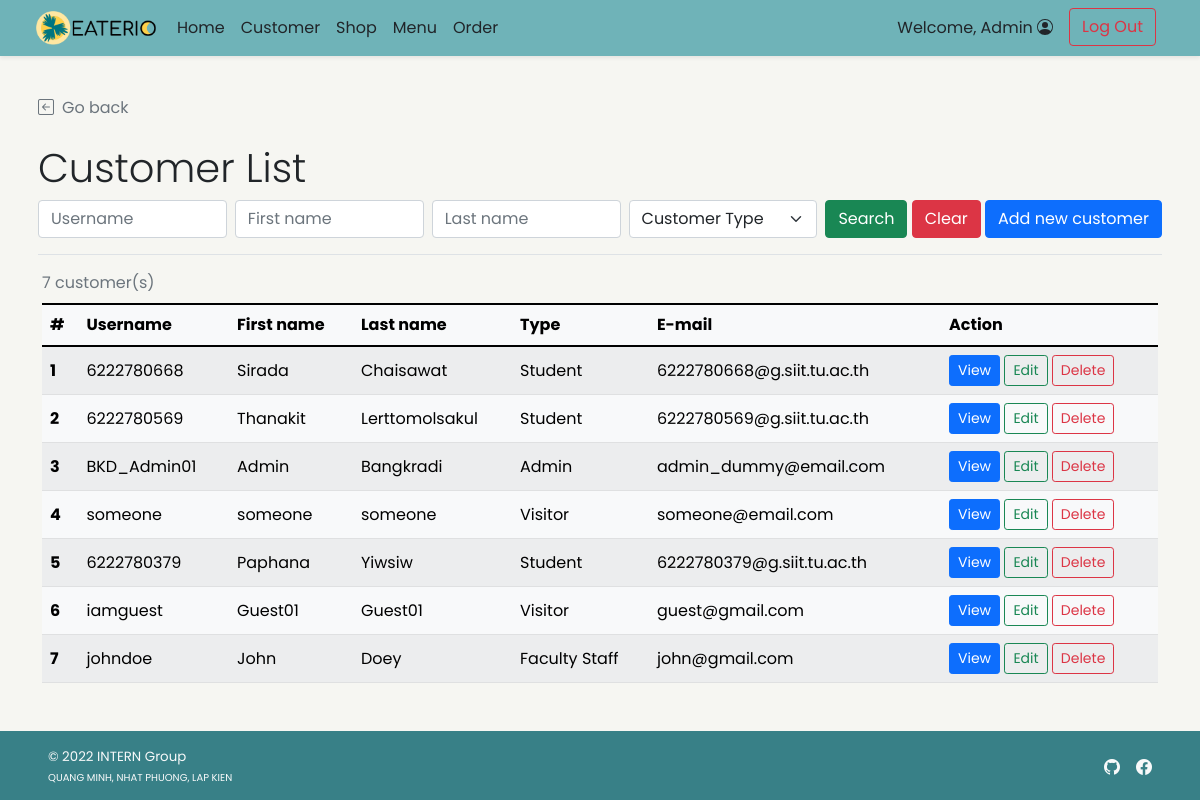
Page /admin/admin_customer_list.php (signed in) on the earlier database version.
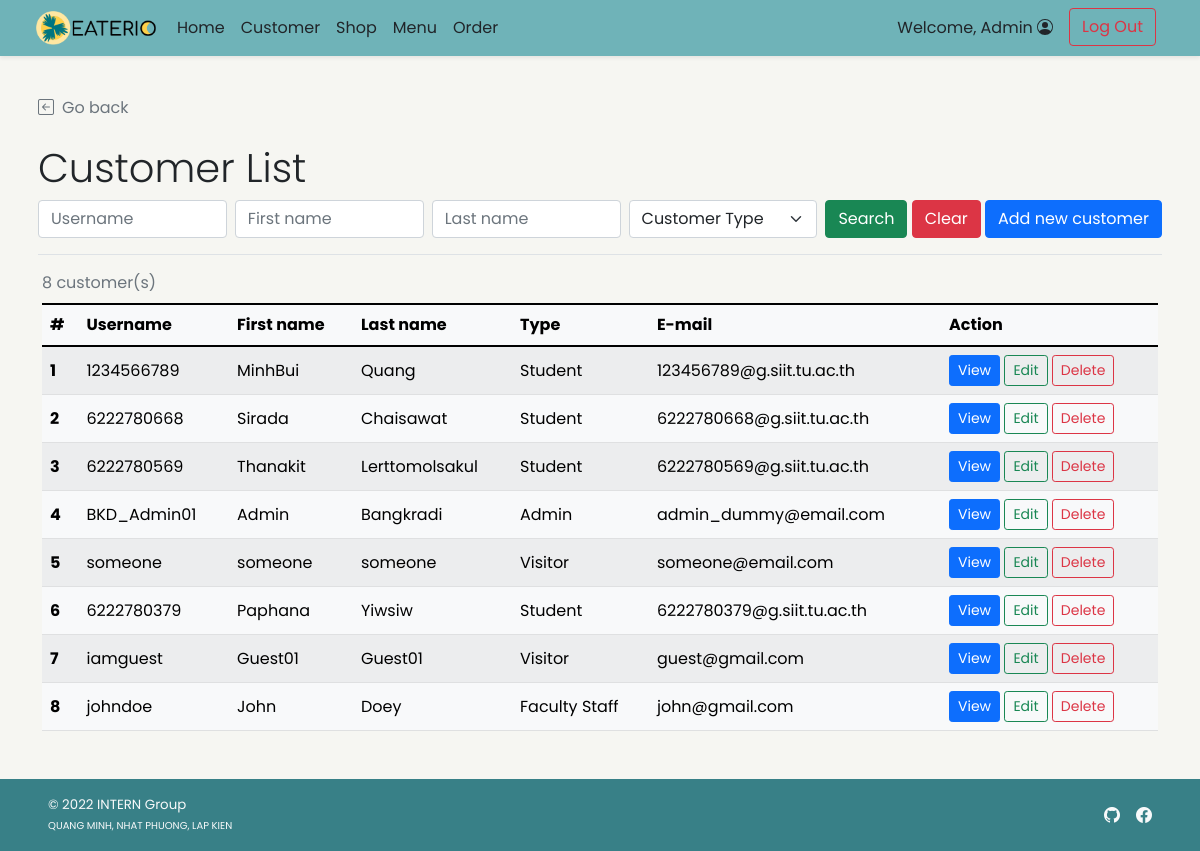
Same page on the later database version.
### tables this page shows
CREATE TABLE `customer` (
  `c_id` int(11) NOT NULL,
  `c_username` varchar(45) NOT NULL,
  `c_pwd` varchar(45) NOT NULL,
  `c_firstname` varchar(45) NOT NULL,
  `c_lastname` varchar(45) NOT NULL,
  `c_email` varchar(100) NOT NULL,
  `c_gender` varchar(1) NOT NULL COMMENT 'M for Male, F for Female',
  `c_type` varchar(3) NOT NULL COMMENT 'Type of customer in this canteen (STD for student, INS for instructor, STF for staff, GUE for guest, ADM for admin, OTH for other)'
);

### admin/admin_customer_list.php (the view, shortened to what this page needs)
<!DOCTYPE html>
<html lang="en" class="h-100">
<head>
    <?php
        include("../conn_db.php");
        include('../head.php');
    ?>
    <link href="../css/main.css" rel="stylesheet">
</head>
<body class="d-flex flex-column h-100">
    <?php include('nav_header_admin.php')?>
    <div class="container p-2 pb-0" id="admin-dashboard">
        <div class="mt-4 border-bottom">
            <a class="nav nav-item text-decoration-none text-muted mb-2" href="#" onclick="history.back();">
                <i class="bi bi-arrow-left-square me-2"></i>Go back
            </a>
            <h2 class="pt-3 display-6">Customer List</h2>
            <form class="form-floating mb-3" method="GET" action="admin_customer_list.php">
                <div class="row g-2">
                    <div class="col">
                        <input type="text" class="form-control" id="username" name="un" placeholder="Username"
                            <?php if(isset($_GET["search"])){?>value="<?php echo $_GET["un"];?>" <?php } ?>>
                    </div>
                    <div class="col">
                        <input type="text" class="form-control" id="firstname" name="fn" placeholder="First name"
                            <?php if(isset($_GET["search"])){?>value="<?php echo $_GET["fn"];?>" <?php } ?>>
                    </div>
                    <div class="col">
                        <input type="text" class="form-control" id="lastname" name="ln" placeholder="Last name"
                            <?php if(isset($_GET["search"])){?>value="<?php echo $_GET["ln"];?>" <?php } ?>>
                    </div>
                    <div class="col">
                        <select class="form-select" id="utype" name="ut">
                            <?php if(isset($_GET["search"])){?>
                            <option selected value="">Customer Type</option>
                            <option value="STD" <?php if($_GET["ut"]=="STD"){ echo "selected";}?>>Student</option>
                            <option value="INS" <?php if($_GET["ut"]=="INS"){ echo "selected";}?>>Professor</option>
                            <option value="TAS" <?php if($_GET["ut"]=="TAS"){ echo "selected";}?>>Teaching Assistant
                            </option>
                            <option value="STF" <?php if($_GET["ut"]=="STF"){ echo "selected";}?>>Faculty Staff</option>
                            <option value="GUE" <?php if($_GET["ut"]=="GUE"){ echo "selected";}?>>Visitor</option>
                            <option value="ADM" <?php if($_GET["ut"]=="ADM"){ echo "selected";}?>>Admin</option>
                            <option value="OTH" <?php if($_GET["ut"]=="OTH"){ echo "selected";}?>>Other</option>
                            <?php }else{ ?>
                            <option selected value="">Customer Type</option>
                            <?php } ?>
                        </select>
                    </div>
                    <div class="col-auto">
                        <button type="submit" name="search" value="1" class="btn btn-success">Search</button>
                        <button type="reset" class="btn btn-danger"
                            onclick="javascript: window.location='admin_customer_list.php'">Clear</button>
                        <a href="admin_customer_add.php" class="btn btn-primary">Add new customer</a>
                    </div>
                </div>
            </form>
        </div>
    </div>
    <div class="container pt-2" id="cust-table">
        <?php
            if(!isset($_GET["search"])){
                $search_query = "SELECT c_id,c_username,c_firstname,c_lastname,c_type,c_email FROM customer;";
            }
            $search_result = $mysqli -> query($search_query);
            $search_numrow = $search_result -> num_rows;
            if($search_numrow == 0){
        ?>
        <div class="row">
            <div class="col mt-2 ms-2 p-2 bg-danger text-white rounded text-start">
                <svg xmlns="http://www.w3.org/2000/svg" width="16" height="16" fill="currentColor"
                    class="bi bi-x-circle ms-2" viewBox="0 0 16 16">
                    <path d="M8 15A7 7 0 1 1 8 1a7 7 0 0 1 0 14zm0 1A8 8 0 1 0 8 0a8 8 0 0 0 0 16z" />
                    <path
                        d="M4.646 4.646a.5.5 0 0 1 .708 0L8 7.293l2.646-2.647a.5.5 0 0 1 .708.708L8.707 8l2.647 2.646a.5.5 0 0 1-.708.708L8 8.707l-2.646 2.647a.5.5 0 0 1-.708-.708L7.293 8 4.646 5.354a.5.5 0 0 1 0-.708z" />
                </svg><span class="ms-2 mt-2">No customer found!</span>
                <a href="admin_customer_list.php" class="text-white">Clear Search Result</a>
            </div>
        </div>
        <?php } else{ ?>
        <div class="table-responsive">
        <table class="table rounded-5 table-light table-striped table-hover align-middle caption-top mb-5">
            <caption><?php echo $search_numrow;?> customer(s) <?php if(isset($_GET["search"])){?><br /><a
                    Result</a><?php } ?></caption>
            <thead class="bg-light">
                <tr>
                    <th scope="col">#</th>
                    <th scope="col">Username</th>
                    <th scope="col">First name</th>
                    <th scope="col">Last name</th>
                    <th scope="col">Type</th>
                    <th scope="col">E-mail</th>
                    <th scope="col">Action</th>
                </tr>
            </thead>
            <tbody>
                <?php $i=1; while($row = $search_result -> fetch_array()){ ?>
                <tr>
                    <th><?php echo $i++;?></th>
                    <td><?php echo $row["c_username"];?></td>
                    <td><?php echo $row["c_firstname"];?></td>
                    <td><?php echo $row["c_lastname"];?></td>
                    <td><?php
                        switch($row["c_type"]){
                            case "STD": echo "Student"; break;
                            case "STF": echo "Faculty Staff"; break;
                            case "GUE": echo "Visitor"; break;
                            case "ADM": echo "Admin"; break;
                        }
                    ?>
                    </td>
                    <td><?php echo $row["c_email"];?></td>
                    <td>
                        <a href="admin_customer_detail.php?c_id=<?php echo $row["c_id"]?>"
                            class="btn btn-sm btn-primary">View</a>
                        <a href="admin_customer_edit.php?c_id=<?php echo $row["c_id"]?>"
                            class="btn btn-sm btn-outline-success">Edit</a>
                        <a href="admin_customer_delete.php?c_id=<?php echo $row["c_id"]?>"
                            class="btn btn-sm btn-outline-danger">Delete</a>
                    </td>
                </tr>
                <?php } ?>
            </tbody>
        </table>
        </div>
        <?php }
        ?>
    </div>
    <?php include 'admin_footer.php';?>
</body>
</html>

### head.php (shortened to what this page needs)
<link href="https://cdn.jsdelivr.net/npm/bootstrap@5.1.2/dist/css/bootstrap.min.css" rel="stylesheet"
>
<link rel="stylesheet" href="https://cdn.jsdelivr.net/npm/bootstrap-icons@1.5.0/font/bootstrap-icons.css">

### admin/nav_header_admin.php (shortened to what this page needs)
<header class="navbar navbar-expand-md navbar-light fixed-top bg-light shadow-sm mb-auto">
    <div class="container-fluid mx-4">
        <a href="admin_home.php">
            <img src="../img/LOGO_BLACK.png" width="125" class="me-2" alt="ITEC Logo">
        </a>
        <div class="navbar-collapse collapse" id="navbarCollapse">
            <ul class="navbar-nav me-auto mb-2 mb-md-0">
                <li class="nav-item">
                    <a class="nav-link px-2 text-dark" href="admin_home.php">Home</a>
                </li>
                <li class="nav-item">
                    <a href="admin_customer_list.php" class="nav-link px-2 text-dark">Customer</a>
                </li>
                <li class="nav-item">
                    <a href="admin_shop_list.php" class="nav-link px-2 text-dark">Shop</a>
                </li>
                <li class="nav-item">
                    <a href="admin_food_list.php" class="nav-link px-2 text-dark">Menu</a>
                </li>
                <li class="nav-item">
                    <a href="admin_order_list.php" class="nav-link px-2 text-dark">Order</a>
                </li>
            </ul>
            <div class="d-flex">
                <?php if(!isset($_SESSION['aid'])){ ?>
                <a class="btn btn-outline-secondary me-2" href="cust_regist.php">Sign Up</a>
                <a class="btn btn-success" href="cust_login.php">Log In</a>
                <?php }else{ ?>
                <ul class="navbar-nav me-auto mb-2 mb-md-0">
                    <li class="nav-item">
                        <a href="admin_customer_detail.php?c_id=<?php echo $_SESSION["aid"]?>" class="nav-link px-2 text-dark">
                            Welcome, <?=$_SESSION['firstname']?>
                        </a>
                    </li>
                    <li class="nav-item">
                        <a class="mx-2 mt-1 mt-md-0 btn btn-outline-danger" href="../logout.php">Log Out</a>
                    </li>
                </ul>
                <?php } ?>
            </div>
        </div>
    </div>
</header>

### admin/admin_footer.php
<footer style="background-color: #388087 !important;"
    class="footer d-flex flex-wrap justify-content-between align-items-center px-5 py-3 mt-auto bg-secondary text-light">
    <span class="smaller-font">&copy; 2022 INTERN Group<br /><span class="xsmall-font">QUANG MINH, NHAT PHUONG, LAP KIEN</span></span>
    <ul class="nav justify-content-end list-unstyled d-flex">
        <li class="ms-3">
            <a class="text-light" target="_blank" href="https://github.com/NhatPhuong02/PHP-Project">
                <i class="bi bi-github"></i>
            </a>
        </li>
        <li class="ms-3">
            <a class="text-light" target="_blank" href="https://github.com/NhatPhuong02/PHP-Project">
                <i class="bi bi-facebook"></i>
            </a>
        </li>
    </ul>
</footer>

### css/main.css (style rules this page uses)
html { height: 100%; }
body { height: 100%; padding-top: 4rem; margin-bottom: -50px; font-family: 'Poppins', 'Noto Sans Thai', sans-serif; background-color: #F6F6F2; }
a { cursor: pointer; }
.bg-light { background-color: #6FB3B8 !important; }
.bi { vertical-align: -.125em; fill: currentColor; }
.smaller-font { font-size: smaller; }
.xsmall-font { font-size: x-small; }

Differences in the rows shown:
added customer: c_username "1234566789", c_firstname "MinhBui", c_lastname "Quang", c_type "Student", c_email "123456789@g.siit.tu.ac.th"
Other differences:
$search_numrow: "7" → "8"
